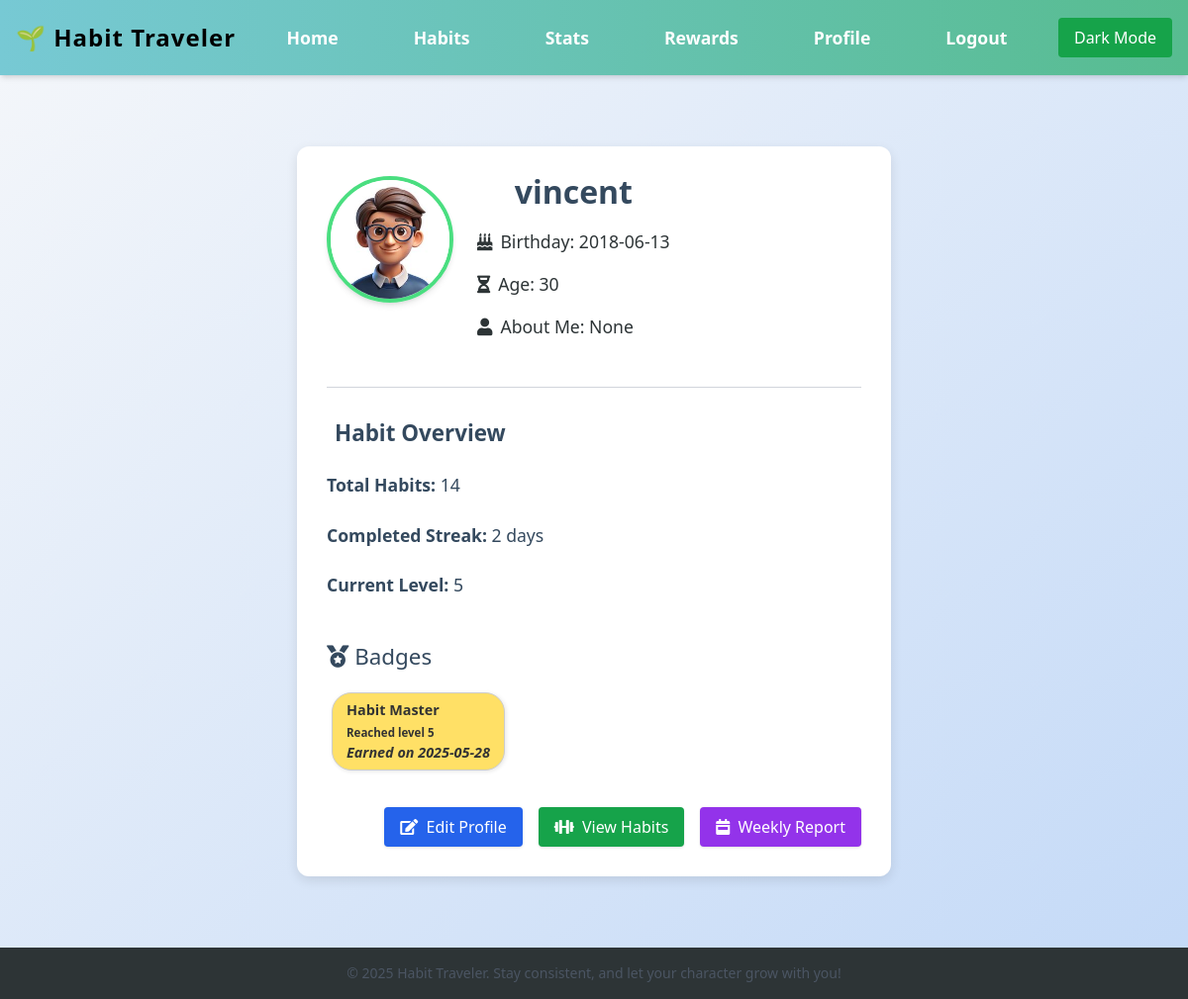
/profile (signed in), run on an earlier commit of the app's database.
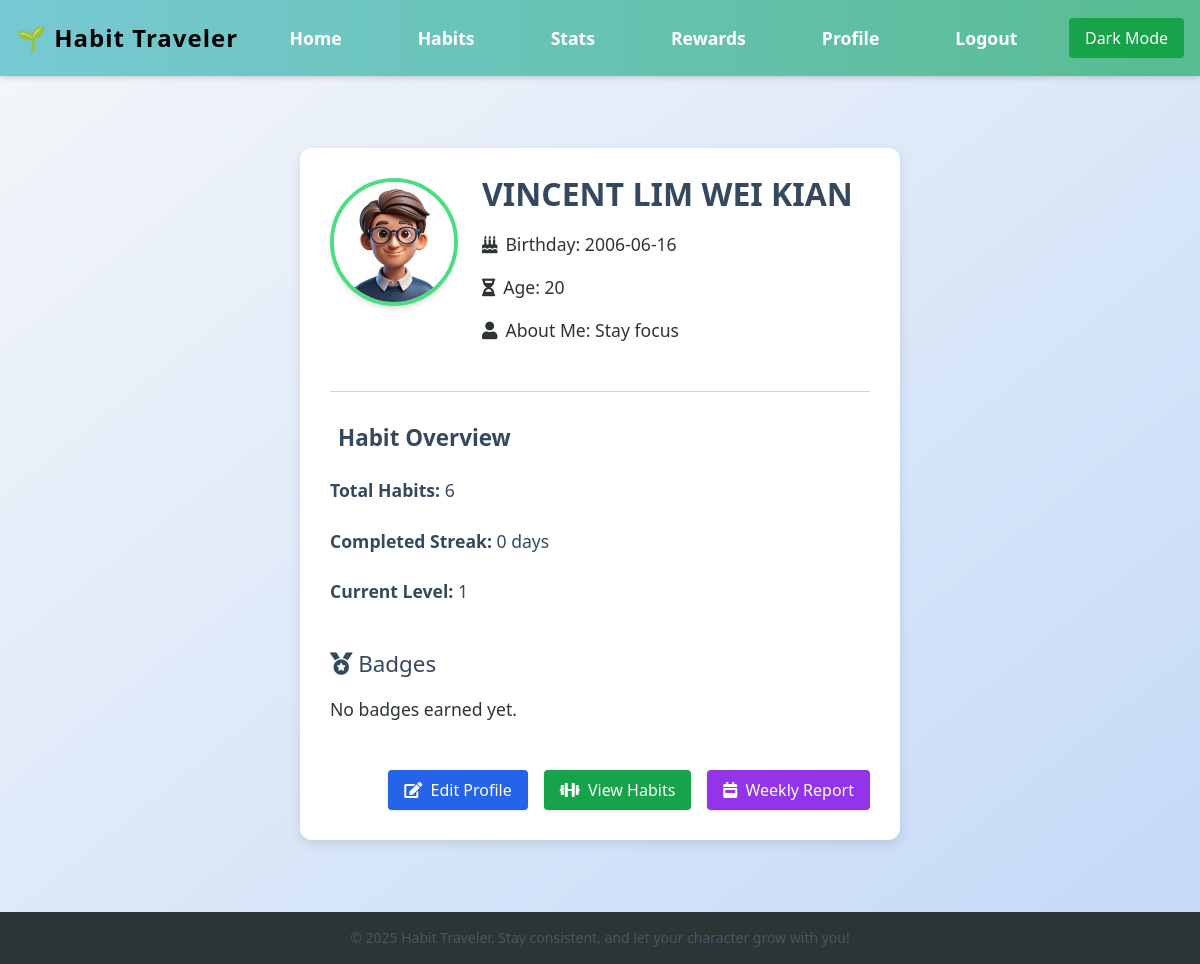
And on a later commit of the database.
### app.py (models this page shows)
class User(db.Model):
    id = db.Column(db.Integer, primary_key=True)
    email = db.Column(db.String(150), unique=True, nullable=False)
    name = db.Column(db.String(150), unique=True, nullable=True)
    password = db.Column(db.String(200), nullable=False)
    xp = db.Column(db.Integer, default=0)
    level = db.Column(db.Integer, default=1)
    birthday = db.Column(db.Date, nullable=True)
    age = db.Column(db.Integer, nullable=True)
    description = db.Column(db.String(500), nullable=True)
    avatar = db.Column(db.String(200), nullable=True)

class UserBadge(db.Model):
    id = db.Column(db.Integer, primary_key=True)
    user_id = db.Column(db.Integer, db.ForeignKey('user.id'), nullable=False)
    badge_id = db.Column(db.Integer, db.ForeignKey('badge.id'), nullable=False)
    earned_date = db.Column(db.DateTime, default=datetime.utcnow)
    user = db.relationship('User', backref='user_badges')
    badge = db.relationship('Badge')

class Badge(db.Model):
    id = db.Column(db.Integer, primary_key=True)
    name = db.Column(db.String(100), unique=True, nullable=False)
    description = db.Column(db.String(300))
    level_required = db.Column(db.Integer, nullable=False)

### app.py (the view)
@app.route('/profile')
def profile():
    if 'user_id' not in session:
        return redirect(url_for('login'))
    user_id = session['user_id']
    user = User.query.get(user_id)
    if user:
        total_habits = Habit.query.filter_by(user_id=user_id).count()
        habit_completions = HabitCompletion.query.filter_by(user_id=user_id).order_by(HabitCompletion.date).all()
        streaks = {}
        previous_dates = {}
        for completion in habit_completions:
            habit_id = completion.habit_id
            current_date = completion.date
            if habit_id not in streaks:
                streaks[habit_id] = 1
                previous_dates[habit_id] = current_date
            else:
                if (current_date - previous_dates[habit_id]).days == 1:
                    streaks[habit_id] += 1
                else:
                    streaks[habit_id] = 1
                previous_dates[habit_id] = current_date
        max_streak = max(streaks.values(), default=0)
        unique_badges = {}
        for user_badge in user.user_badges:
            if user_badge.badge_id not in unique_badges:
                unique_badges[user_badge.badge_id] = user_badge
        unique_user_badges = list(unique_badges.values())
        return render_template('profile.html',
                               user=user,
                               total_habits=total_habits,
                               max_streak=max_streak,
                               unique_user_badges=unique_user_badges)
    else:
        flash("User not found.")
        return redirect(url_for('index'))

### templates/profile.html (shortened to what this page needs)
{% extends 'base.html' %}
{% block content %}
<div id="profile-container" class="max-w-4xl mx-auto bg-white dark:bg-gray-800 shadow-lg rounded-xl p-6 space-y-8 profile-container">
    <div class="flex flex-col md:flex-row items-center md:items-start space-x-0 md:space-x-6 space-y-4 md:space-y-0">
        <img src="{{ url_for('static', filename='avatars/' + (user.avatar if user.avatar else 'default_avatar.png')) }}"
             alt="Avatar"
             class="w-32 h-32 rounded-full border-4 border-green-400 shadow-md object-cover">
        <div class="text-center md:text-left">
            <h1 class="text-2xl font-bold text-gray-800 dark:text-gray-100">{{ user.name }}</h1>
            <p class="text-gray-600 dark:text-gray-300"><i class="fas fa-birthday-cake mr-2"></i>Birthday: {{ user.birthday }}</p>
            <p class="text-gray-600 dark:text-gray-300"><i class="fas fa-hourglass-half mr-2"></i>Age: {{ user.age }}</p>
            <p class="text-gray-600 dark:text-gray-300"><i class="fas fa-user mr-2"></i>About Me: {{ user.description }}</p>
        </div>
    </div>
    <hr class="border-gray-300 dark:border-gray-600">
    <div class="profile-section">
        <h2 class="text-xl font-semibold mb-3 text-gray-700 dark:text-gray-200">Habit Overview</h2>
        <ul class="space-y-1 text-gray-700 dark:text-gray-300">
            <li><strong>Total Habits:</strong> {{ total_habits }}</li>
            <li><strong>Completed Streak:</strong> {{ max_streak }} days</li>
            <li><strong>Current Level:</strong> {{ user.level }}</li>
        </ul>
    </div>
    <div class="profile-section">
        <h2><i class="fas fa-medal"></i> Badges</h2>
        <div class="badges">
            {% if unique_user_badges %}
                {% for user_badge in unique_user_badges %}
                    <div class="badge">
                        <strong>{{ user_badge.badge.name }}</strong><br>
                        <small>{{ user_badge.badge.description }}</small><br>
                        <em>Earned on {{ user_badge.earned_date.strftime('%Y-%m-%d') }}</em>
                    </div>
                {% endfor %}
            {% else %}
                <p>No badges earned yet.</p>
            {% endif %}
        </div>
    </div>
    <div class="flex flex-wrap justify-center md:justify-end gap-4 mt-6">
        <a href="{{ url_for('edit_profile') }}" class="px-4 py-2 bg-blue-600 text-white rounded hover:bg-blue-700 transition shadow">
            <i class="fas fa-edit mr-1"></i> Edit Profile
        </a>
        <a href="{{ url_for('habits') }}" class="px-4 py-2 bg-green-600 text-white rounded hover:bg-green-700 transition shadow">
            <i class="fas fa-dumbbell mr-1"></i> View Habits
        </a>
        <a href="{{ url_for('weekly_report') }}" class="px-4 py-2 bg-purple-600 text-white rounded hover:bg-purple-700 transition shadow">
            <i class="fas fa-calendar-week mr-1"></i> Weekly Report
        </a>
    </div>
</div>
{% endblock %}

### templates/base.html (shortened to what this page needs)
<!DOCTYPE html>
<html lang="en">
<head>
    <script src="https://cdn.tailwindcss.com"></script>
    <link href="https://cdnjs.cloudflare.com/ajax/libs/font-awesome/5.15.3/css/all.min.css" rel="stylesheet">
    <link rel="stylesheet" href="{{ url_for('static', filename='style.css') }}">
    <link rel="stylesheet" href="{{ url_for('static', filename='darkmode.css') }}">
</head>
<body class="{{ request.endpoint|replace('.', '_') }}">
    <header class="p-4 flex flex-col md:flex-row justify-between items-center bg-white dark:bg-gray-800 shadow-md">
        <h1 class="text-2xl font-bold text-black dark:text-black">🌱 Habit Traveler</h1>
        <nav class="mt-3 md:mt-0">
            <ul class="flex flex-wrap gap-4 text-sm md:text-base">
                <li><a href="{{ url_for('index') }}" class="hover:underline">Home</a></li>
                <li><a href="{{ url_for('habits') }}" class="hover:underline">Habits</a></li>
                <li><a href="{{ url_for('stats') }}" class="hover:underline">Stats</a></li>
                <li><a href="{{ url_for('rewards') }}" class="hover:underline">Rewards</a></li>
                <li><a href="{{ url_for('profile') }}" class="hover:underline">Profile</a></li>
                {% if session.get('user_id') %}
                    <li><a href="{{ url_for('logout') }}" class="hover:underline">Logout</a></li>
                {% else %}
                    <li><a href="{{ url_for('login') }}" class="hover:underline">Login</a></li>
                    <li><a href="{{ url_for('register') }}" class="hover:underline">Register</a></li>
                {% endif %}
            </ul>
        </nav>
        <button id="darkModeToggle" class="mt-3 md:mt-0 px-4 py-2 bg-green-600 text-white rounded hover:bg-green-700 transition">
        </button>
    </header>
    <main class="container mx-auto px-4 py-8">
        {% block content %}{% endblock %}
    </main>
    <footer class="text-center py-4 text-sm text-gray-600 dark:text-gray-300">
        &copy; 2025 Habit Traveler. Stay consistent, and let your character grow with you!
    </footer>
</body>
</html>

### static/style.css (style rules this page uses)
body { margin: 0; font-family: 'Segoe UI', Tahoma, Geneva, Verdana, sans-serif; background: linear-gradient(to bottom right, #f5f7fa, #c3d9f7); color: #333; min-height: 100vh; display: flex; flex-direction: column; }
header { background: linear-gradient(to right, #77c9d4, #57bc90); color: white; padding: 20px; text-align: center; box-shadow: 0 4px 6px rgba(0,0,0,0.1); }
header h1 { margin: 0; font-size: 2.5em; letter-spacing: 1px; }
nav { margin-top: 10px; }
nav a { color: white; margin: 0 15px; text-decoration: none; font-weight: bold; transition: all 0.3s ease; }
nav ul { display: flex; justify-content: center; align-items: center; padding: 0; margin: 0; list-style: none; }
nav li { margin: 0 15px; }
main { flex: 1; padding: 30px; max-width: 900px; margin: 0 auto; text-align: center; }
main h2 { font-size: 2em; color: #4b6584; margin-bottom: 10px; }
main p { font-size: 1.1em; line-height: 1.6; margin-bottom: 20px; }
ul { list-style: none; padding: 0; }
ul li { padding: 10px 0; font-size: 1.1em; color: #34495e; }
a { color: #3498db; text-decoration: none; }
body.profile .profile-container { max-width: 600px; margin: 40px auto; background: #ffffff; padding: 30px; border-radius: 12px; box-shadow: 0 4px 12px rgba(0,0,0,0.1); text-align: left; }
body.profile .profile-container h1 { font-size: 2em; color: #34495e; margin-bottom: 20px; text-align: center; }
body.profile .profile-container p { font-size: 1.1em; margin-bottom: 15px; color: #2d3436; }
body.profile .profile-section { margin-top: 30px; }
body.profile .profile-section h2 { color: #34495e; font-size: 1.4em; margin-bottom: 15px; }
body.profile .badges { display: flex; flex-wrap: wrap; gap: 10px; }
footer { background: #2d3436; color: white; text-align: center; padding: 15px 10px; font-size: 0.9em; }

What changed in the data, as far as the page shows it:
no longer on this page (row edited): UserBadge: badge.name "Habit Master", badge.description "Reached level 5", earned_date "2025-05-28"
changed User: name "vincent" → "VINCENT LIM WEI KIAN"; birthday "2018-06-13" → "2006-06-16"; age "30" → "20"; description "None" → "Stay focus"; level "5" → "1"
Also different on the page:
{{ total_habits }}: "14" → "6"
{{ max_streak }}: "2" → "0"
text now shown: "No badges earned yet."
